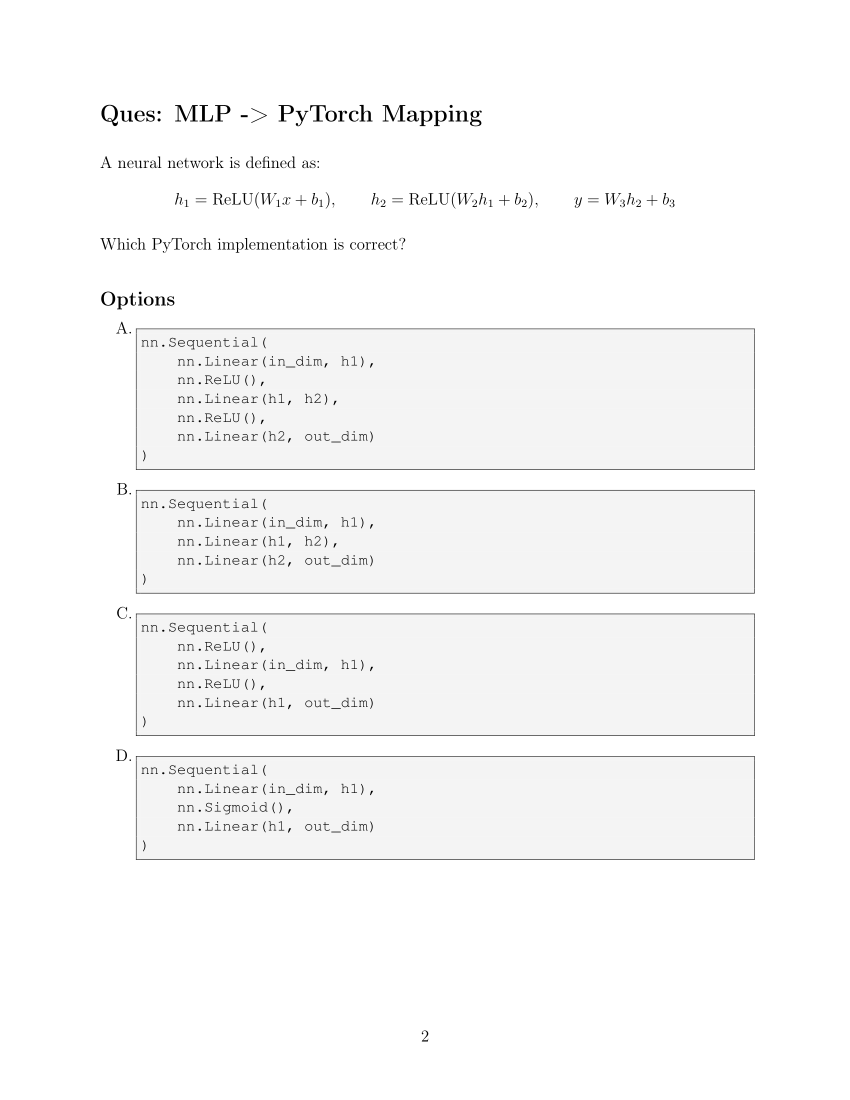
#> input picture images/image_1.png, 1700 x 2200 px (shown at 1/2 size); its folder holds only this picture in this run
$ jupyter execute --allow-errors dl_mcq_solver_updated.ipynb   (shell and % lines are left out)
#> lines starting #> are read from the running program, lines starting #| are printed output that depends on the picture
# Deep Learning Visual MCQ Solver
## Strategy: Vision Language Model (VLM) — Image directly → Answer

**No OCR. No training. No fine-tuning.**

Pipeline: `PNG Image → Qwen2.5-VL-7B → Chain-of-Thought Reasoning → Majority Vote → 1/2/3/4 (or 5 to skip)`

---
### Evaluation Rules:
- **+1** for correct answer
- **-0.25** for incorrect answer
- **0** for skipped (output 5)
- **-1** for hallucinated value (anything other than 1/2/3/4/5)

### Strategy: Only answer when confident. Output 5 to skip uncertain questions.
---

## Cell 1: Install Dependencies

[cell 1]
print('All dependencies installed.')

## Cell 2: Imports

[cell 2]
import os, re, time, torch, warnings, json, shutil
import numpy as np
import pandas as pd
from PIL import Image, ImageDraw, ImageFont
from pathlib import Path
from collections import Counter
warnings.filterwarnings('ignore')

from transformers import (
    Qwen2_5_VLForConditionalGeneration,
    Qwen2_5_VLProcessor,
    BitsAndBytesConfig
)
from qwen_vl_utils import process_vision_info

print(f'PyTorch        : {torch.__version__}')
print(f'CUDA available : {torch.cuda.is_available()}')
#> (this line was passed over: torch is not available in this run)
#> (the rest of this cell did not finish here and is left out)

## Cell 3: Configuration

[cell 3]
# ==============================================================
# PATHS — update BASE_DIR to where competition data is placed
# Folder structure expected:
#   BASE_DIR/
#     images/         <- PNG images
#     test.csv        <- image_id, image_name columns
#     sample_submission.csv
# ==============================================================
BASE_DIR               = './'
TEST_CSV_PATH          = os.path.join(BASE_DIR, 'test.csv')
IMAGE_DIR              = os.path.join(BASE_DIR, 'images')
OUTPUT_PATH            = './submission.csv'
MODEL_DIR              = './model/'  # <-- path to Qwen2.5-VL-7B weights

# ==============================================================
# INFERENCE SETTINGS
# ==============================================================
N_VOTES             = 3      # majority voting runs per image
LLM_TEMP            = 0.5    # temperature for voting runs
MAX_NEW_TOKENS      = 1024   # enough for chain-of-thought
USE_4BIT            = True   # 4-bit quantization
MAX_IMAGE_PIXELS    = 1280 * 28 * 28
CONFIDENCE_THRESHOLD = 2     # min votes needed out of N_VOTES to answer (else output 5)

print('Config loaded.')
print(f'Model path  : {MODEL_DIR}')
print(f'Test CSV    : {TEST_CSV_PATH}')
print(f'Image dir   : {IMAGE_DIR}')
print(f'Output      : {OUTPUT_PATH}')
print(f'N votes     : {N_VOTES}')
print(f'Confidence  : {CONFIDENCE_THRESHOLD}/{N_VOTES} votes needed to answer')

## Cell 4: Fix preprocessor_config and Load Model

[cell 4]
# Fix preprocessor_config.json if needed (Qwen2_5_VLImageProcessor name issue)
pre_path = os.path.join(MODEL_DIR, 'preprocessor_config.json')
if os.path.exists(pre_path):
    with open(pre_path) as f:
        pre_cfg = json.load(f)
    if pre_cfg.get('image_processor_type') == 'Qwen2_5_VLImageProcessor':
        pre_cfg['image_processor_type'] = 'Qwen2VLImageProcessor'
        pre_cfg['processor_class'] = 'Qwen2VLProcessor'
        with open(pre_path, 'w') as f:
            json.dump(pre_cfg, f, indent=2)
        print('Fixed preprocessor_config.json')
    else:
        print('preprocessor_config.json OK')

print('Loading processor...')
#> (the rest of this cell did not finish here and is left out)

## Cell 5: Prompt Templates

[cell 5]
MAIN_PROMPT = """You are an expert in deep learning, machine learning, and mathematics.

Look at this image carefully. It contains a multiple choice question with 4 options (1, 2, 3, 4).

Instructions:
1. Read the COMPLETE question carefully
2. Read ALL FOUR options 1, 2, 3, 4 carefully
3. Analyze each option one by one
4. For math questions: show your calculation step by step
5. For theory questions: reason through each option
6. NEVER pick an answer just because it sounds related — verify it is CORRECT
7. Rate your confidence: HIGH / MEDIUM / LOW
8. At the very end, write exactly: FINAL ANSWER: X
   where X is 1, 2, 3, or 4

IMPORTANT REMINDERS:
- For parameter counting: include bias terms unless stated otherwise
- For Conv2D output size: formula = (input - kernel + 2*padding) / stride + 1
- For Hessian/eigenvalue questions: all positive eigenvalues = minimum, mixed = saddle point
- For loss landscape: sharp minima → poor generalization
- Always evaluate ALL 4 options before deciding"""

ALTERNATE_PROMPT = """You are a deep learning professor solving an exam question.

This image shows a multiple choice question. Options are numbered 1, 2, 3, 4.

Solve methodically:
- State what the question is asking
- For each option, explain why it is correct or incorrect
- Show any calculations needed
- State your confidence level: HIGH / MEDIUM / LOW
- End with: FINAL ANSWER: X (where X is 1, 2, 3, or 4)"""

print('Prompts loaded.')

## Cell 6: Image Preprocessing

[cell 6]
from PIL import ImageEnhance, ImageFilter

def preprocess_image(image_path: str) -> Image.Image:
    img = Image.open(image_path).convert('RGB')
    # Upscale small images for better readability
    w, h = img.size
    if w < 800:
        scale = 800 / w
        img = img.resize((int(w * scale), int(h * scale)), Image.LANCZOS)
    # Enhance contrast slightly
    img = ImageEnhance.Contrast(img).enhance(1.2)
    img = ImageEnhance.Sharpness(img).enhance(1.3)
    return img

print('Preprocessing function ready.')

## Cell 7: Answer Parser and VLM Inference

[cell 7]
def parse_answer(text: str) -> str:
    """Extract answer 1/2/3/4 from model response. Returns None if not found."""
    # Look for FINAL ANSWER: X pattern first
    patterns = [
        r'FINAL ANSWER:\s*([1234])',
        r'Final Answer:\s*([1234])',
        r'final answer:\s*([1234])',
        r'The answer is\s*[:\s]*([1234])',
        r'Answer:\s*([1234])\s*$',
        r'^\s*([1234])\s*$',
    ]
    for pattern in patterns:
        match = re.search(pattern, text, re.MULTILINE | re.IGNORECASE)
        if match:
            return match.group(1)
    # Last resort: find the last standalone 1/2/3/4 in text
    matches = re.findall(r'\b([1234])\b', text)
    if matches:
        return matches[-1]
    return None  # could not parse


def extract_confidence(text: str) -> str:
    """Extract confidence level from model response."""
    text_upper = text.upper()
    if 'HIGH' in text_upper:
        return 'HIGH'
    elif 'MEDIUM' in text_upper:
        return 'MEDIUM'
    elif 'LOW' in text_upper:
        return 'LOW'
    return 'MEDIUM'  # default


def query_model(image_path: str, prompt: str, temperature: float = 0.1) -> str:
    """Run VLM inference on a single image."""
    img = preprocess_image(image_path)
    messages = [{
        'role': 'user',
        'content': [
            {'type': 'image', 'image': img},
            {'type': 'text',  'text': prompt}
        ]
    }]
    text_input = processor.apply_chat_template(
        messages, tokenize=False, add_generation_prompt=True
    )
    image_inputs, video_inputs = process_vision_info(messages)
    inputs = processor(
        text=[text_input],
        images=image_inputs,
        videos=video_inputs,
        padding=True,
        return_tensors='pt'
    ).to(model.device)

    with torch.no_grad():
        generated_ids = model.generate(
            **inputs,
            max_new_tokens=MAX_NEW_TOKENS,
            temperature=temperature,
            do_sample=(temperature > 0),
        )
    generated_ids_trimmed = [
        out[len(inp):]
        for inp, out in zip(inputs.input_ids, generated_ids)
    ]
    return processor.batch_decode(
        generated_ids_trimmed,
        skip_special_tokens=True,
        clean_up_tokenization_spaces=False
    )[0]


def solve_mcq_image(image_path: str, use_voting: bool = True, verbose: bool = True) -> int:
    """
    Main function: takes image path, returns answer as int (1/2/3/4) or 5 (skip).
    Returns 5 if model is not confident enough.
    """
    fname = os.path.basename(image_path)
    if verbose:
        print(f'\nProcessing: {fname}')

    if use_voting:
        # Run N_VOTES times with alternating prompts
        votes = []
        confidences = []
        prompts = [MAIN_PROMPT, ALTERNATE_PROMPT, MAIN_PROMPT]  # alternate
        for i in range(N_VOTES):
            prompt = prompts[i % len(prompts)]
            temp = 0.1 if i == 0 else LLM_TEMP
            response = query_model(image_path, prompt, temperature=temp)
            ans = parse_answer(response)
            conf = extract_confidence(response)
            if ans:
                votes.append(ans)
                confidences.append(conf)
            if verbose:
                print(f'  Vote {i+1}: {ans} (confidence: {conf})')

        if not votes:
            if verbose: print('  No valid answer found → skipping (5)')
            return 5

        most_common, count = Counter(votes).most_common(1)[0]

        # Skip if not enough agreement
        if count < CONFIDENCE_THRESHOLD:
            if verbose: print(f'  Low agreement ({count}/{N_VOTES}) → skipping (5)')
            return 5

        # Skip if majority vote is LOW confidence
        low_conf_count = confidences.count('LOW')
        if low_conf_count > N_VOTES // 2:
            if verbose: print(f'  Low confidence → skipping (5)')
            return 5

        if verbose:
            print(f'  Final answer: {most_common} (votes: {count}/{N_VOTES})')
        return int(most_common)

    else:
        # Single run — always answer (for testing)
        response = query_model(image_path, MAIN_PROMPT, temperature=0.1)
        if verbose:
            print(f'  Full response:\n{response}')
        ans = parse_answer(response)
        if ans is None:
            if verbose: print('  Could not parse answer → returning 5')
            return 5
        if verbose:
            print(f'  Answer: {ans}')
        return int(ans)


print('Inference functions ready.')

## Cell 8: Validate Pipeline on Synthetic Test Images

[cell 8]
def make_test_image(question: str, options: dict, filepath: str):
#> called with filepath = './test_samples/conv_output_size.png'
    img  = Image.new('RGB', (900, 420), color='white')
#> img: PIL image 900x420 RGB; every value is 255
    draw = ImageDraw.Draw(img)
    try:
        font_q = ImageFont.truetype('/usr/share/fonts/truetype/dejavu/DejaVuSans-Bold.ttf', 20)
        font_o = ImageFont.truetype('/usr/share/fonts/truetype/dejavu/DejaVuSans.ttf', 18)
    except:
        font_q = font_o = ImageFont.load_default()

    y = 30
    words, line = question.split(), ''
    for word in words:
        if len(line + word) < 75:
            line += word + ' '
        else:
            draw.text((30, y), line.strip(), fill='black', font=font_q)
            y += 32; line = word + ' '
#> after the loop, y = 62
    draw.text((30, y), line.strip(), fill='black', font=font_q)
    y += 55
#> y = 117

    # Options numbered 1/2/3/4 (not A/B/C/D)
    for number, text in options.items():
        draw.text((60, y), f'{number})  {text}', fill=(30, 30, 30), font=font_o)
        y += 42
#> this loop made 4 passes
#> y on passes 1 to 4: 159, 201, 243, 285
#> after the loop, y = 285
    img.save(filepath)
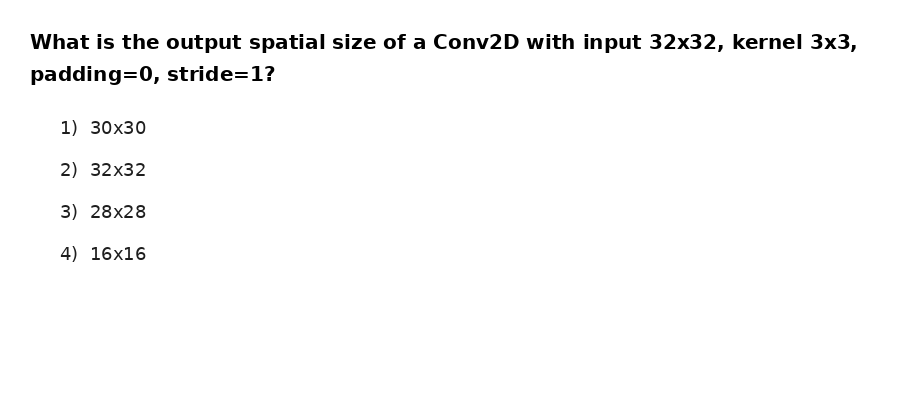
#> saved as conv_output_size.png: PIL image 900x420 RGB; min 0, max 255, mean 250.2


os.makedirs('./test_samples', exist_ok=True)

test_cases = [
    {
        'name'    : 'conv_output_size',
        'question': 'What is the output spatial size of a Conv2D with input 32x32, kernel 3x3, padding=0, stride=1?',
        'options' : {'1': '30x30', '2': '32x32', '3': '28x28', '4': '16x16'},
        'answer'  : 1   # (32-3+0)/1 + 1 = 30
    },
    {
        'name'    : 'param_count',
        'question': 'How many trainable parameters does a fully connected layer with 512 inputs and 256 outputs have (including bias)?',
        'options' : {'1': '131072', '2': '131328', '3': '130816', '4': '262144'},
        'answer'  : 2   # 512*256 + 256 = 131328
    },
    {
        'name'    : 'activation_theory',
        'question': 'Which activation function is most prone to the vanishing gradient problem in deep networks?',
        'options' : {'1': 'ReLU', '2': 'Sigmoid', '3': 'Leaky ReLU', '4': 'ELU'},
        'answer'  : 2
    },
    {
        'name'    : 'batch_norm',
        'question': 'During inference time, Batch Normalization uses which statistics?',
        'options' : {'1': 'Current batch mean and variance', '2': 'Running average of mean and variance', '3': 'Global dataset mean and variance', '4': 'Layer output mean only'},
        'answer'  : 2
    }
]

print('Running validation on synthetic test images...\n')
correct = 0
#> (the rest of this cell did not finish here and is left out)

    ok   = pred == tc['answer']
    correct += int(ok)
    print(f"  → Predicted={pred} | Expected={tc['answer']} | {'✅ CORRECT' if ok else '❌ WRONG'}\n")

print(f'Validation accuracy: {correct}/{len(test_cases)} = {100*correct/len(test_cases):.0f}%')

## Cell 9: Test With Your Own Image

[cell 9]
import matplotlib.pyplot as plt
import matplotlib.image as mpimg

# Put your image path here
my_image_path = './your_question.png'  # <-- change this

if os.path.exists(my_image_path):
    img = mpimg.imread(my_image_path)
    plt.figure(figsize=(12, 8))
    plt.imshow(img)
    plt.axis('off')
    plt.title('Your Question Image')
    plt.show()

    print('Running model...')
    pred = solve_mcq_image(my_image_path, use_voting=False, verbose=True)
    print(f'\n✅ Model Answer: {pred}')
else:
    print(f'Image not found: {my_image_path}')
    print('Place your image file in the same folder and update my_image_path')

## Cell 10: Full Inference on Competition Test Set

[cell 10]
# Read test.csv
if os.path.exists(TEST_CSV_PATH):
    test_df = pd.read_csv(TEST_CSV_PATH)
    print(f'Loaded test.csv: {test_df.shape}')
    print(f'Columns: {test_df.columns.tolist()}')
    print(test_df.head(3))
else:
    # Fallback: scan images folder directly
    img_files = sorted(Path(IMAGE_DIR).glob('*.png'))
    if not img_files:
        img_files = sorted(Path(IMAGE_DIR).glob('*.jpg'))
    test_df = pd.DataFrame({
        'image_id'  : [f.stem for f in img_files],
        'image_name': [f.stem for f in img_files]
    })
    print(f'Built template for {len(test_df)} images (no test.csv found)')

total = len(test_df)
est_mins = total * 25 * N_VOTES / 60
print(f'\nTotal questions : {total}')
print(f'Estimated time  : ~{est_mins:.0f} minutes with N_VOTES={N_VOTES}')

predictions = []
failed_ids  = []
start_time  = time.time()

#> (the rest of this cell did not finish here and is left out)

#> call 2 of preprocess_image, with image_path = './images/image_1.png'
#> in preprocess_image, img is the input picture: PIL image 1700x2200 RGB; min 0, max 255, mean 248.7
